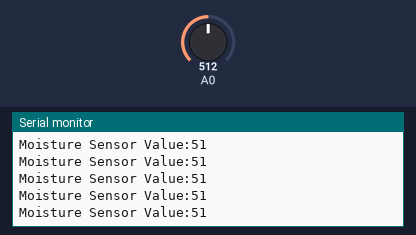
The sketch below on a simulated Arduino Uno, built with avr-gcc and run on an emulated ATmega328P. On the bench: the last lines printed to the serial monitor. Inputs (shaded band) come from the test bench; at power-on: A0 = 512.

Above: at 1.2 s.
1.3 s: A0 set to 716
At 1.31 s:
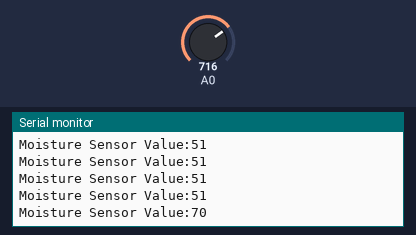
2.8 s: A0 set to 900
At 2.82 s:
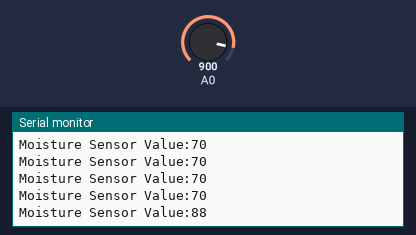
Timing chart, 0 to 5.8 s (numbered marks = the images above; inputs shaded):
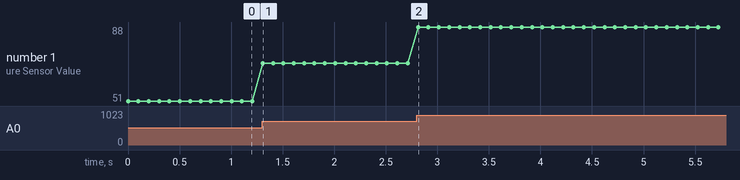

The sketch:

Moisture_sensor.ino
```cpp
/* Example code for the moisture sensor
 Connect the sensor output signal to the A0 (Analog 0) pin on the Arduino board
 The sensor value description
 0  ~300     dry soil
 300~700     humid soil
700~950     in water
*/

int analogValue = 0;

void setup(){
  Serial.begin(9600);
}

void loop(){
  analogValue = analogRead(A0);
  Serial.print("Moisture Sensor Value:");
  Serial.println(map(analogValue, 1023, 0, 100, 0));
  delay(100);
}
```

Measured:
- after the input at 1.3 s, the serial monitor: prints a new line at once (image 1)
- after the input at 2.8 s, the serial monitor: prints a new line at once (image 2)
- plotted number 1: 51 → 70 after the input at 1.3 s, 70 → 88 after the input at 2.8 s
